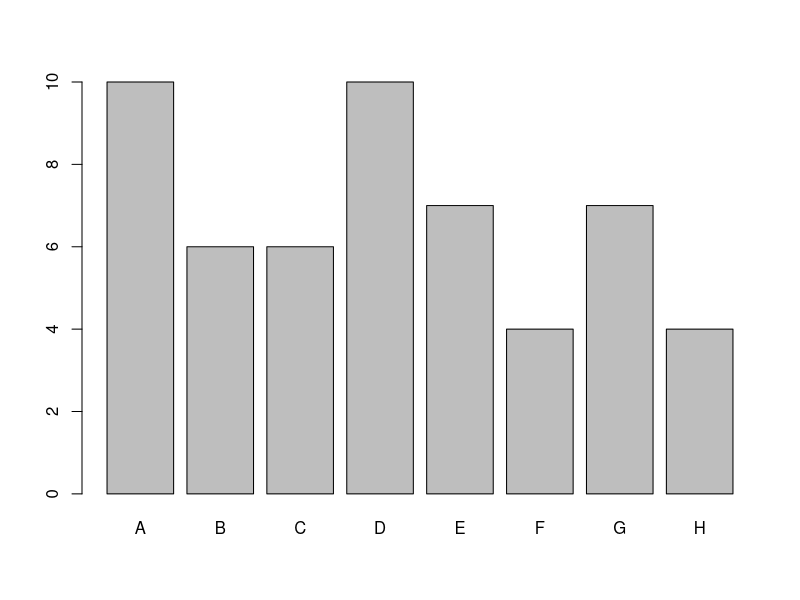
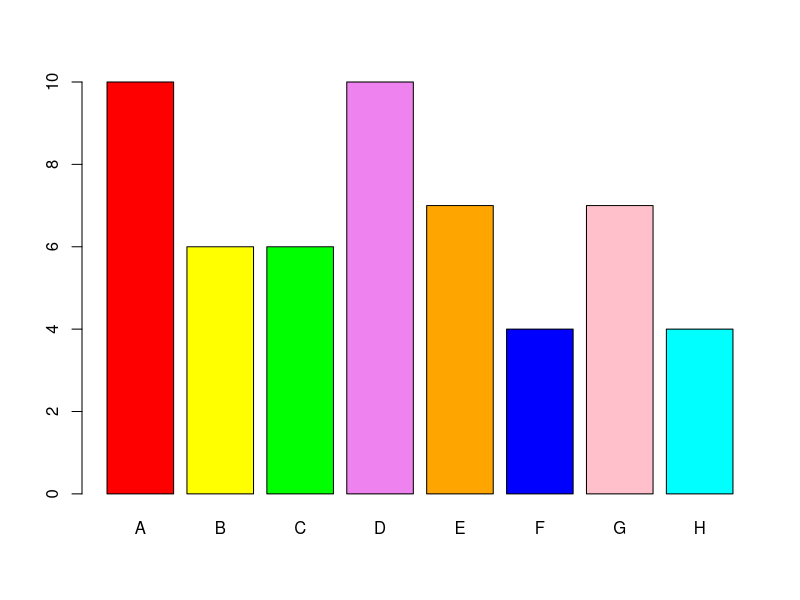
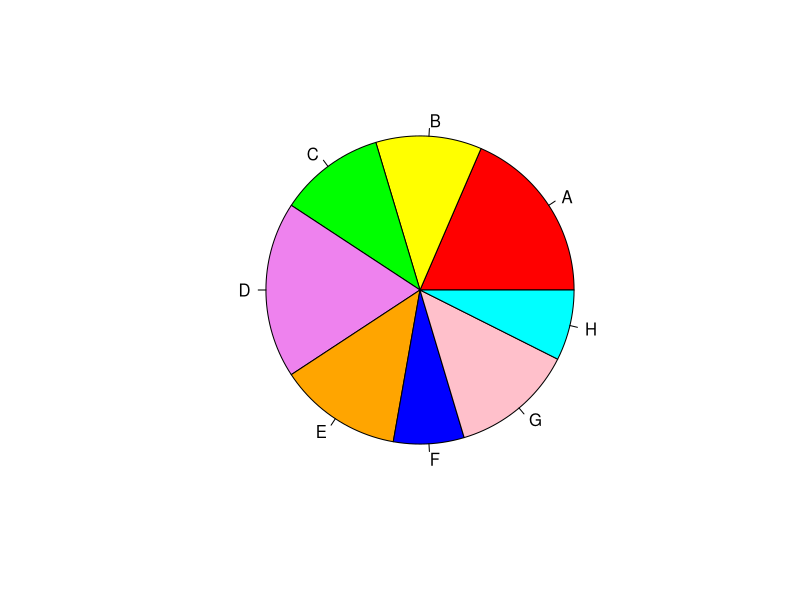
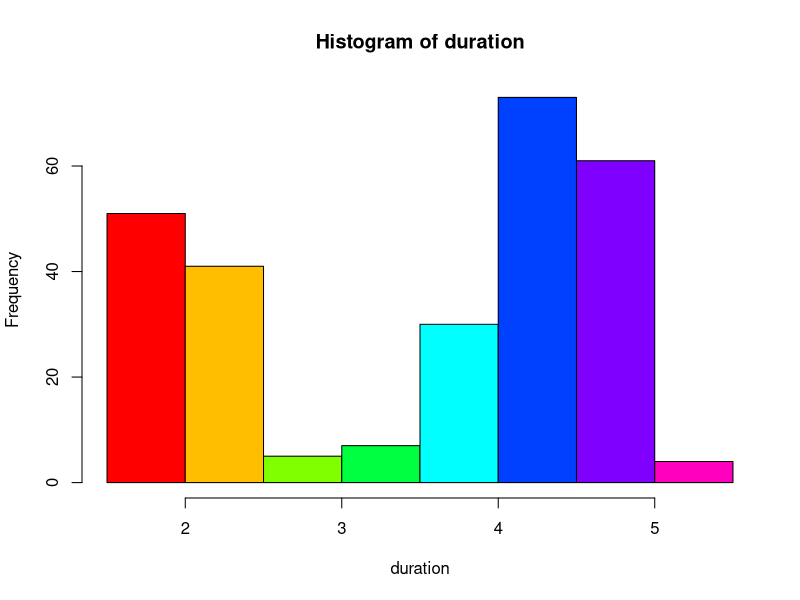
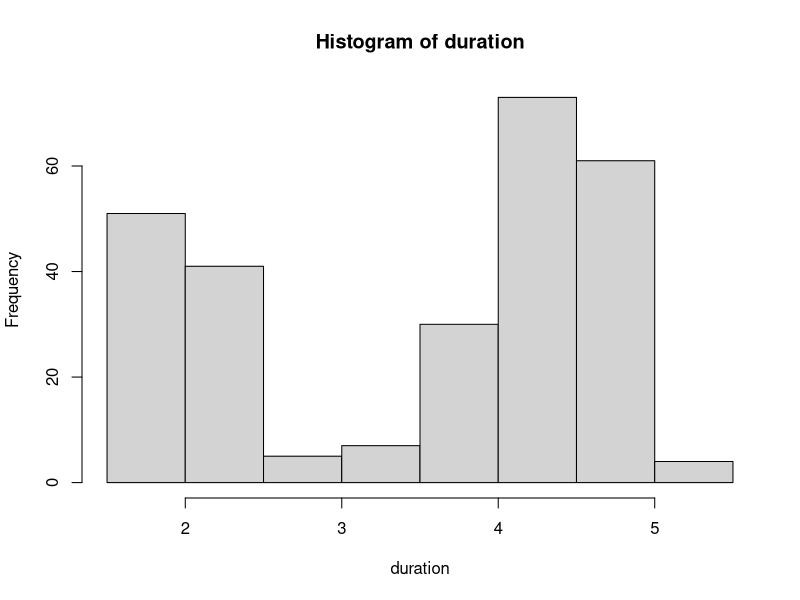
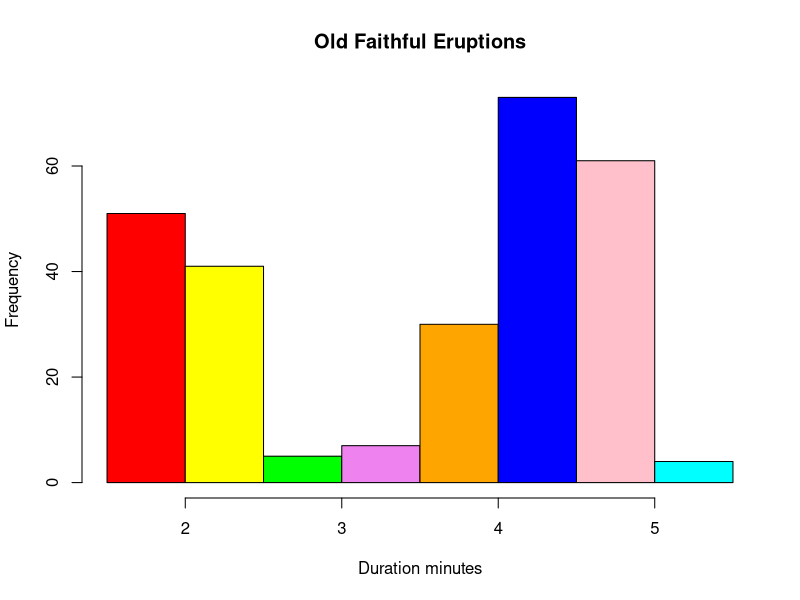
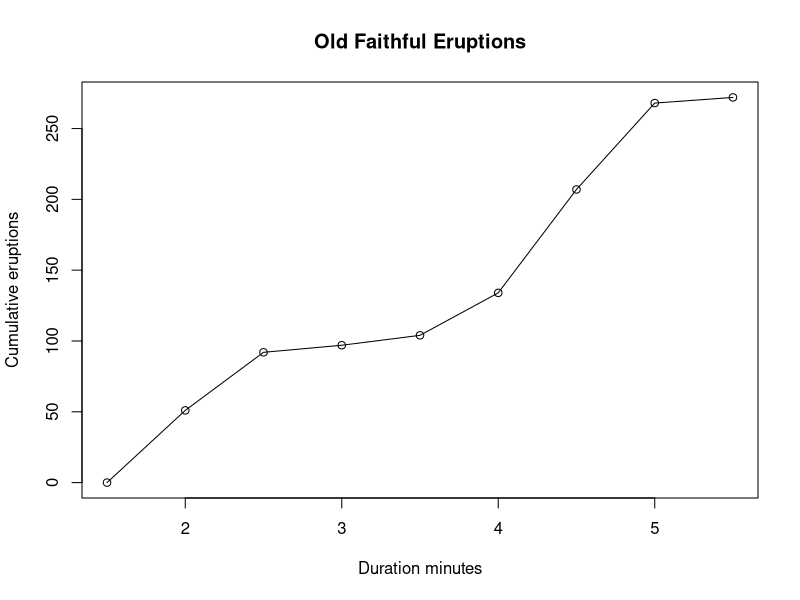
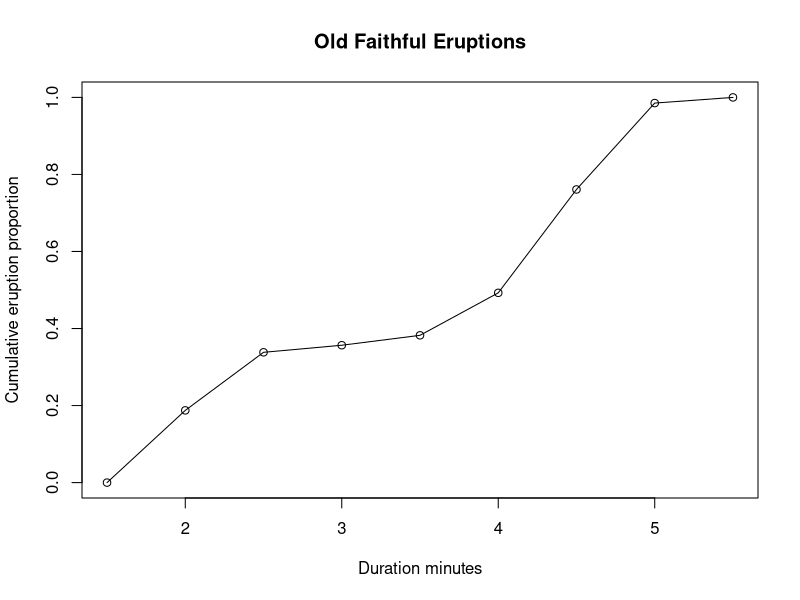

Source code (R) for these figures, in order: (Note: this script raises an error after producing the figures.)
library(MASS)
head(painters)

# Qualitative data - nominal variables
school	=	painters$School;school
class (school)
school.freq	=	table(school)
school.freq
cbind(school.freq)
school.freq.max	=	max(school.freq)
school.freq.max
L	=	school.freq	==	school.freq.max
x	=	school.freq[L]
x
x	=	which(school.freq	==	school.freq.max)
x
school.relfreq	= school.freq	/	nrow(painters) # relative frequency table
school.relfreq
round (school.relfreq,digits = 2)
barplot(school.freq)
colors	=	c("red",	"yellow",	"green",	"violet",	"orange", "blue",	"pink",	"cyan")
barplot(school.freq,	col=colors)	
pie(school.freq, col=colors)
c_school	=	school	==	"C"   #Logical vector
c_school; nrow (painters)
c_painters	=	painters[c_school,	];c_painters
mean(c_painters$Composition)
# calculates composition means for each school. 
# Same as aggregate, but just 1 variable
tapply(painters$Composition, painters$School,	mean)
#alternative method giving mean of all columns per school
aggregate (painters [,colnames(painters) != "School"],	by=list (painters$School), FUN=mean) 
comp	=	painters$Composition;comp
school	=	painters$School;school
comp.school.max	= tapply(comp,	school,	max)   # finds max for each school
comp.school.max
#alternate method
aggregate (painters [,colnames(painters) != "School"],	by=list (painters$School), FUN=max)
comp.max.all	=	max(comp); comp.max.all        # overall maximum
x	=	which(comp.school.max	==	comp.max.all)    # finding the schools 
x                                              # whose max = overall max
names(x)
colour	=	painters$Colour                      # painters with color score above 14
x	=	which(colour	>=	14)
length(x)/nrow(painters)                       # % of painters with color score > 14

# Quantitative  data   - Interval variables
head (faithful)        # holds duration of each eruption and time between eruptions
duration	=	faithful$eruptions
range(duration)                          # max eruption length - min eruption length
breaks	=	seq(1.5,	5.5,	by=0.5)        # breaks every 0.5 starting from 1.5 to 5.5
                                         # which covers the minimum and maximum

#cut defines which class each observation falls in. right = FALSE means 
#that the interval is not closed on the right
# In other words 3.5 will fall not in 3-3.5 but in 3.5-4.
duration
duration.cut = cut(duration, breaks, right=FALSE);duration.cut
duration.freq = table(duration.cut)   # how many appearances there are of each interval.
duration.freq
cbind(duration.freq)
# instead of  cut and table, we can use hist. It produces the same infor as both.
# Additionally, it allows you to leave out breaks, and then it figures out 
# the breaks by itself. In this case  it guesses the same breaks we chose.
# plot = false means we don't want a plot.
h = hist(duration, breaks=breaks, right=FALSE, plot=FALSE);h
h = hist(duration, right=FALSE, plot=FALSE);h
h = hist(duration, right=FALSE, plot=TRUE, col=rainbow (8));h
duration.freq = h$counts
h = hist(duration, right=FALSE)
hist(duration, right=FALSE, col=colors, main="Old Faithful Eruptions", xlab="Duration minutes")
duration.relfreq = duration.freq / nrow(faithful)   #calculating relative frequency after we calculated the frequency.
duration.percentage = round(duration.relfreq, 4)*100
duration.percentage
cbind(duration.freq, duration.percentage)
duration.cumfreq = cumsum(duration.freq)             # finding the cumulative sum of the table values

cbind(duration.cumfreq)
cumfreq0 = c(0, cumsum(duration.freq))               # adding the inital cumulative sum of 0
#plotting  a cumulative sum graph
plot(breaks, cumfreq0, main="Old Faithful Eruptions", xlab="Duration minutes", ylab="Cumulative eruptions", type = "o")
duration.cumrelfreq = duration.cumfreq/nrow(faithful) 
cumrelfreq0 = c(0, duration.cumrelfreq)
plot(breaks, cumrelfreq0,main="Old Faithful Eruptions", xlab="Duration minutes", ylab="Cumulative eruption proportion",type = "o" )
# Building a smooth curve using ecdf function (Builds CDF) 
Fn = ecdf(duration)
plot(Fn, main="Old Faithful Eruptions", xlab="Duration minutes", ylab="Cumulative eruption proportion")
# stem and leaf plot. We choose one or more leading digits of the observations, 
# and place on their right the next digit  of each observation.
sort(duration)
# here on the left we have 1.6, 1.8, etc. On the right of 1.6 is 070355555588 representing
# 1.600 1.667 1.700 1.733 1.750 1.750 1.750 1.750 1.750 1.750 1.783 1.783
stem(duration)
duration
#scatter plot for regression
waiting = faithful$waiting
head(cbind(duration, waiting))
plot(duration, waiting,xlab="Eruption duration", ylab="Time waited")
#the regression line
reg = lm(waiting ~ duration)
summary (reg)
abline(lm(waiting ~ duration))
reg [1]    # gives the coefficients
reg [2]    # the residuals of each point from the line

#measures of central tendency
mean(duration)

# finding the weighted mean
z= c(30,40); wt = c(1,4)
wm = weighted.mean (z, wt);wm   # weighted mean

#using the weighted mean to find the mean when only given a histogram
#step 1 is to find the midpoints of the classes. 
h$mids
h$counts

hist_mean = weighted.mean (h$mids, h$counts);hist_mean
mean (duration)

# how to calculate the midpoints by oneself without using h$mids (not really necessary)
n = length (breaks)
mid = vector()
for (i in 1:n-1)
{mid [i] = (breaks [i]+ breaks [i+1])/2}
mid; breaks



# a function to find the mode
#Create the function.
getmode <- function(v) {
  uniqv <- unique(v);  # creates a vector containing the unique values in  vector v, in order of their appearance in v
  match (v, uniqv)    # creates a vector showing which member of uniqv each member of v corresponds to. 
  tabulate(match(v, uniqv))   # creates a table showing how many members of v corresponded to each member of uniqv
  # same as table but gives only the table values and not the values of uniqv
   mode_col= which.max (tabulate(match(v, uniqv)))  # gives the column in the table which contains the maximum value
   uniqv [mode_col]
  # the previous 4 steps can all be done in only 1 step
  #uniqv[which.max(tabulate(match(v, uniqv)))]
}

# Create the vector with numbers.
v <- c(2,1,2,3,1,2,3,4,1,5,5,3,2,3)
# Calculate the mode using the user function.
result <- getmode(v)
print(result)

# Create the vector with characters.
charv <- c("o","it","the","it","it")
charv
# Calculate the mode using the user function.
result <- getmode(charv)
print(result)
dur = round(duration,1); dur
getmode (dur)                    # gives the mode after rounding to 1 digit

getmode (duration.cut)           # gives the mode of the histogram

# median

median (duration)
length (duration)
sort (duration)

quantile(duration)                        # gives every 25 percentile
quantile(duration,	c(.32,	.57,	.98))   # gives the indicated percentiles
  

# measures of dispersion
max(duration)	-	min(duration)      #range
IQR(duration)                      # inter-quartile range. 75 percentile - 25 percentile
# boxplot - line above  is maximum
# line below is minimum
# top of box  - 75th percentile
# bottom of box  - 25th percentile
# line in box - median 50th percentile

boxplot(duration,	horizontal=TRUE)
boxplot(duration) 
var(duration)                     # sample variance for estimation
sd (duration)                     # sample standard deviation for estimation
n=272
(n-1)/n * var (duration)                 # population variance of values in duration 
sqrt((n-1)/n) * sd(duration)             # population standard deviation

#Finding weighted population variance
z= c(30,40); wt = c(1,4)
wm = weighted.mean (z, wt);wm   # weighted mean
z_sq = z^2;z_sq                 # sum of squares of observations
t(wt)%*%z_sq/sum (wt) - wm^2    # row of weights times observations squared
                                # - the weighted mean squared. weighted population variance
(t(wt)%*%z_sq - sum (wt)* wm^2)/(sum (wt)-1)  #  # row of weights times observations squared
# - n* the weighted mean squared, divided by (n-1). weighted sample variance

#Variance from histogram data
var (duration)                                                             # the variance based on actual data
z_sq = h$mids^2
hist_var=t(h$counts)%*%z_sq/sum (h$counts) - hist_mean^2;hist_var          # the variance based on histogram data

# calculating percentiles based on the histogram
cum=duration.cumfreq;cum
n = length (duration)
percen = 100; percen = percen/100; percen
x= percen*n ;x
i = length (cum[cum<x])    #finds number of  members <x, i.e. the  
y= (x-cum[i])*(breaks [i+1] - breaks [i]) /h$counts [i+1];y
percnt= y+breaks [i+1]; percnt
quantile(duration)
breaks

library(MASS)
head(survey)
help(survey)
height.survey	=	survey$Height
length(height.survey)
#NA.rm = TRUE  means Not Available (missing) should be removed
mean(height.survey,	na.rm=TRUE)
# na.omit causes removal of all na values
height.response	= na.omit(survey$Height)
length(height.response)

#confidence interval where sigma is known
n	=	length(height.response)
sigma	=	9.48
sem	=	sigma/sqrt(n);	sem	  #sem is standarderror of the mean sigma/sqrt(n)

# we want 95% confidence interval where sigma is known
# qnorm(.975) is  value of z such that 97.5% of the area is to the left of it.
E	=	qnorm(.975)*sem;	# from x-bar to end of interval in each direction
xbar	=	mean(height.response)
xbar	+	c(-E,	E)             #lower and higher confidence boundaries

# we want 95% confidence interval where sigma is unknown
s	=	sd(height.response)
SE	=	s/sqrt(n);	SE
E	=	qt(.975,	df=n-1)*SE;	E  # qt gives the t value associated with a specific percentile of the t distribution  
xbar	+	c(-E,	E)

# see https://www.dataanalytics.org.uk/basic-statistical-tests-using-r/
t.test(height.response)    # built in stat package. Only for 95% CI

# Finding sample size to have error margin of 1.2 cm at 95% conf. level.
zstar	=	qnorm(.975)
sigma	=	9.48
E	=	1.2
zstar^2	*	sigma^2/	E^2

# we want 95% confidence interval for proportion
#estimating p, i,e, finding p_hat
gender.response	= na.omit(survey$Sex)
survey

n	=	length(gender.response)
k	=	sum(gender.response	==	"Female")
pbar	=	k/n;	pbar
SE	=	sqrt(pbar*(1-pbar)/n);	SE
E	=	qnorm(.975)*SE;	E
pbar	+	c(-E,	E)

#
prop.test(k,	n)        # built in stat package. Only for 95% CI

# Finding sample size to have error margin of 0.05 cm at 95% conf. level.
zstar	=	qnorm(.975)
p	=	0.5
E	=	0.05
zstar^2	*	p	*	(1-p)	/	E^2

# we want 90% confidence interval for sigma^2
x= c(8, 11, 13, 10, 11, 7, 9)
n= length (x);m
s_sq= var(x)
Lower	= (n-1)*s_sq/	qchisq(.95,	df=n-1)
Higher	= (n-1)*s_sq/	qchisq(.05,	df=n-1)
Lower; Higher

# Hypothesis Testing
# H0: mu=10000  H1: mu<10000

xbar	=	9900					   	#	sample	mean
mu0	=	10000						    #	hypothesis
sigma	=	120					    	#	population	sd
n	=	30										#	sample	size
z	=	(xbar-mu0)/(sigma/sqrt(n)); z
alpha	=	.05; qnorm (alpha)# the z value with 5% of the area below it.
cat ("We accept the null hypothesis:", z > qnorm (alpha))	

#alternatively, compute the p-value of the test statistic:
pval	=	pnorm(z); pval	  # less that 1%

# Hypothesis Testing
# H0: mu=2  H1: mu>2   known variance

xbar	=	2.1						    	#	sample	mean
mu0	  =	2										#	hypothesis
sigma	=	0.25			      		#	population	sd
n	=	35											#	sample	size
z	=	(xbar-mu0)/(sigma/sqrt(n)); z
alpha	=	.05
z.alpha	=	qnorm (alpha, lower.tail=FALSE); z.alpha    #writing tail = FALSE gives z value of right tail
cat ("We accept the null hypothesis: ", z < z.alpha)	

#alternatively, compute the p-value of the test statistic:
pval	=	pnorm(z); pval	  # less that 1%
pval	=	pnorm(z,	lower.tail=FALSE); pval #	upper	tail	p-value

# testing a 2-sided hypothesis
xbar	=	14.6				           	  	#	sample	mean
mu0	=	15.4					          	  	#	hypothesis
sigma	=	2.5				          	    	#	population	sd
n	=	35							         			  #	sample	size
z	=	(xbar-mu0)/(sigma/sqrt(n)); z	  #	test	statistic
alpha	=	.05
z.half_alpha	=	qnorm(alpha/2)
c(z.half_alpha,	-z.half_alpha)
cat ("We accept the null hypothesis: ", abs(z) < z.half_alpha)	

#alternative:
# It is twice the tail size if z is negative (pnorm (z)) and twice the upper tale
# size if z is positive pnorm(z,	lower.tail=FALSE)
pval	=	2	*	ifelse(z	<	0, pnorm(z), pnorm(z,	lower.tail=FALSE));pval

# Hypothesis Testing
# H0: mu=2  H1: mu<2   unknown variance		
xbar	=	9900					              	#	sample	mean
mu0	=	10000					                	#	hypothesis
s	=	125								            		#	sample	sd
n	=	30								      	      	#	sample	size
t.val	=	(xbar-mu0)/(s/sqrt(n)); t.val	#	test	statistic
alpha	=	.05
t.alpha	=	qt(1-alpha,	df=n-1)
-t.alpha							            		#	critical	value
cat ("We accept the null hypothesis: ", t.val > -t.alpha)	
#Alternative method. compute the lower tail p-value
pval	=	pt(t.val,	df=n-1);pval

# Hypothesis Testing
# H0: mu=2  H1: mu>2   unknown variance	
xbar = 2.1                              # sample mean
mu0 = 2                                 # hypothesis
s = 0.3                                 # sample sd
n = 35                                  # sample size
t.val = (xbar-mu0)/(s/sqrt(n)); t.val   # test statistic
# critical value at .05 significance level.
alpha = .05
t.alpha = qt(1-alpha, df=n-1)
t.alpha                                 # critical value
#Alternative method. compute the upper tail p-value
pval = pt(t.val, df=n-1, lower.tail=FALSE);pval # upper tail

# testing a 2-sided hypothesis with unknown variance  
xbar = 14.6                           # sample mean
mu0 = 15.4                            # hypothesis
s = 2.5                               # sample sd
n = 35                                # sample size
t.val = (xbar-mu0)/(s/sqrt(n)); t.val # test statistic

# computing  the critical values at .05 significance level.
alpha = .05
ta = qt(1-alpha/2, df=n-1)
c(-ta, ta)                            # do not reject because t-value is within the limits
#alternative method, shows p-value of more than 5%
pval = 2 * ifelse(t.val < 0, pt(t.val, df=n-1),pt(t.val, df=n-1, lower=FALSE)); pval

# Lower Tail Test of Population Proportion

pbar = 85/148                                 # sample prop
p0 = .6                                       # null hypothesis
n = 148                                       # sample size
z = (pbar-p0)/sqrt(p0*(1-p0)/n);z             # test statistic
alpha = .05                                   # computing the critical value at .05 significance level
qnorm (alpha)                                 # critical value. not less, do not reject.

# alternative solution - finding p-value
pval = pnorm(z); pval                         # lower tail

# Upper Tail Test of Population Proportion
pbar = 30/214                                     # sample prop
p0 = .12                                          # hypothesis
n = 214                                           # sample size
z = (pbar-p0)/sqrt(p0*(1-p0)/n);z                 # test statistic
alpha = .05
z.alpha = qnorm(alpha,lower.tail=FALSE ); z.alpha # critical value

# Alternative Solution using p-value
pval = pnorm(z, lower.tail=FALSE);pval

# Two-Tailed Test of Population Proportion
pbar = 12/20                                      # sample prop
p0 = .5                                           # hypothesis
n = 20                                            # sample size
z = (pbar-p0)/sqrt(p0*(1-p0)/n);z                 # test statistic
alpha = .05
z.alpha = qnorm(alpha,lower.tail=FALSE ); z.alpha # critical value
c(-z.alpha, z.alpha)

# Alternative Solution 1 using p-value
pval = 2 * pnorm(z, lower.tail=FALSE); pval

# Alternative Solution 2
# The Yates continuity correction is disabled for pedagogical reasons.
prop.test(12, 20, p=0.5,correct=FALSE)

# Type II Errors - Lower Tail Test of Population Mean with Known Variance
n = 30                                            # sample size
sigma = 120                                       # population sd
sem = sigma/sqrt(n); sem                          # standard error of the mean
alpha = .05                                       # significance level
mu0 = 10000                                       # hypothesis
q = qnorm(alpha, mean=mu0, sd=sem);q              # don't reject if z>9964

mu = 9950                                         # population mean under H1
pnorm(q, mean=mu, sd=sem, lower.tail=FALSE)       # type II error. prob > 9964
                                                  # given mu=9950
# Type II Errors - Upper Tail Test of Population Mean with Known Variance
n = 35                                            # sample size
sigma = 0.25                                      # population sd
sem = sigma/sqrt(n); sem                          # standard error of the mean

# upper bound of sample means for which the null hypothesis is accepted
alpha = .05                                       # significance level
mu0 = 2                                           # hypothesis
q = qnorm(alpha, mean=mu0, sd=sem, lower.tail=FALSE);q  # 2.069
mu = 2.09                                         # alternate population mean
pnorm(q, mean=mu, sd=sem)                         # prob below 2.069

# Two-Tailed Test of Population Mean with Known Variance

n = 35 # sample size
sigma = 2.5                                              # population sd
sem = sigma/sqrt(n); sem                                 # standard error of the mean

# compute the lower and upper bounds of sample means for which the null
# hypothesis ?? = 15.4 would not be rejected.
alpha = .05                                               # significance level
mu0 = 15.4                                                # hypothetical mean
I = c(alpha/2, 1-alpha/2)
q = qnorm(I, mean=mu0, sd=sem); q

# Assume actual population mean is 15.1. Compute the lower tail probabilities.
mu = 15.1                                                 # population mean uner alternative hypothesis
p = pnorm(q, mean=mu, sd=sem); p
# The probability of type II error is the probability between the two end
points.
diff(p)                                                    # p[2]-p[1]

# Lower Tail Test of Population Mean with Unknown Variance

n = 30                                                     # sample size
s = 125                                                    # sample sd
SE = s/sqrt(n); SE                                         # standard error of the mean
# compute lower bound of sample means for which null hypothesis not rejected.
alpha = .05                                                # significance level
mu0 = 10000                                                # hypothesis
q = mu0 + qt(alpha, df=n-1)*SE; q                          # 9961.2
mu = 9950                                                  # population mean
pt((q - mu)/SE, df=n-1,lower.tail=FALSE)                   # type II error

# Upper Tail Test of Population Mean with Unknown Variance
n = 35                                                     # sample size
s = 0.3                                                    # sample sd
SE = s/sqrt(n); SE

# compute upper bound of sample means for which mu = 2 not rejected.
alpha = .05                                               # significance level
mu0 = 2                                                   # hypothesis
q = mu0 + qt(alpha, df=n-1, lower.tail=FALSE)*SE; q
mu = 2.09                                                 # alternate population mean
pt((q - mu)/SE, df=n-1)

# Two-Tailed	Test	of	Population	Mean	with Unknown	Variance
n	=	35					                          		#	sample	size
s	=	2.5					                             	#	sample	sd	
SE	=	s/sqrt(n);	SE
# rejection regions
alpha	=	.05	                                 	#	significance	level
mu0	=	15.4                              			#	null hypothesis
I	=	c(alpha/2,	1-alpha/2)
q	=	mu0	+	qt(I,	df=n-1)*SE;	q
mu	=	15.1			                            	#	alternate hypothesis population	mean
# probability of being below the upper bound and below the lower bound, alt. hyp.
p	=	pt((q	-	mu)/SE,	df=n-1);	p
diff(p)					                             	#	acceptance region = p[2]-p[1]

# Population 	Mean 	Between 	Two	Matched	Samples

library(MASS)
head(immer)
t.test(immer$Y1,	immer$Y2,	paired=TRUE)

# Finding the confidence interval without using t.test, 
# so we can find it for any confidence level.
X	=	immer$Y1	-	immer$Y2
n	=	length(X)
alpha	=	.05
t.alpha	=	qt(1-alpha/2,	df=n-1)
t.alpha
E	=	t.alpha	*	sqrt(var(X)/n)
mean(X)	+	c(-E,	E)

# Population	Mean	Between	Two	Independent Samples

# am == 0 means automatic transmission
L	=	mtcars$am	==	0
mpg.auto	=	mtcars[L,]$mpg                   # miles per gallon for automatic
mpg.auto
# am ==1 means manual transmission
mpg.manual	=	mtcars[!L,]$mpg                 # miles per gallon for manual
mpg.manual
t.test(mpg.auto,	mpg.manual)
t.test(mpg	~	am,	data=mtcars)               # alterantive method of getting same results

#	interval 	estimate	of 	the	difference	in 	population 	means	

#finding the degrees of freedom
n1	=	length(mpg.auto)
n2	=	length(mpg.manual)
q1	=	var(mpg.auto)/n1
q2	=	var(mpg.manual)/n2
u	=	q1+q2
v1	=	q1*q1/(n1-1)
v2	=	q2*q2/(n2-1)
df	=	u*u/(v1+v2);	df
# Finding	the	standard	error	E	for	the	95%	(1-alpha) confidence	interval .
alpha	=	.05
t.alpha	=	qt(1-alpha/2,	df=df)
E	=	t.alpha	*	sqrt(q1+q2);	E

# Adding	the	standard	error	to	the	point 	estimate	of 	difference
# in 	population means:
xbar1	=	mean(mpg.auto)
xbar2	=	mean(mpg.manual)
xbar1	-	xbar2	+	c(-E,	E)

# Comparison of Two Population Proportions
library(MASS)
head(quine)
table(quine$Eth,	quine$Sex)  # the table we're dealing with - not necessary for calculations
prop.test(table(quine$Eth,	quine$Sex), correct=FALSE)

# Finding the confidence interval manually
n1	=	38+31;	n1
p1	=	38/n1;	p1
n2	=	42+35;	n2
p2	=	42/n2;	p2
q1	=	p1*(1-p1)/n1
q2	=	p2*(1-p2)/n2
alpha	=	0.05
z.alpha	=	qnorm(1-alpha/2)
E	=	z.alpha*sqrt(q1+q2)
p1	-	p2	+	c(-E,	E)

# goodness of fit
library(MASS)
levels(survey$Smoke)
smoke.freq	=	table(survey$Smoke); smoke.freq
smoke.prob	=	c(.045,	.795,	.085,	.075)
chisq.test(smoke.freq, p=smoke.prob)

# Doing it manually
f	=	table(survey$Smoke)
e	=	smoke.prob*length(survey$Smoke);e
d	=	f-e
chi	=	sum(d*d/e);	chi
df	=	length(f)-1
pchisq(chi,	df=df,	lower=FALSE)

#contingency tables
library(MASS)
tbl	=	table(survey$Smoke,	survey$Exer); tbl
chisq.test(tbl)
# Problem is the columns have too few items. Solution: combine:
ctbl	=	cbind(tbl[,"Freq"], tbl[,"None"]	+	tbl[,"Some"]); ctbl
chisq.test(ctbl)

# finding result manually

f	=	table(survey$Smoke,	survey$Exer);	f    # the contingency table
rowsum	=	rowSums(f);	rowsum               # finding row sums
rowsum	=	apply(f,	1,	sum);	rowsum       # alternative to rowsums
colsum	=	colSums(f);	colsum               # column sums
colsum	=	apply(f,	2,	sum);	colsum       # alternative to columnsums
p	=	rowsum	%*%	t(colsum)                  # multiplying all rowsums by columnsums
e	=	p	/	nrow(survey);	e                    # expected amount in each cell
d	=	f-e                                    # Observed - expected in each cell 
chi	=	sum(d*d/e);	chi
df	=	(nrow(f)-1)*(ncol(f)-1);	df
pchisq(chi,	df=df,	lower=FALSE)
